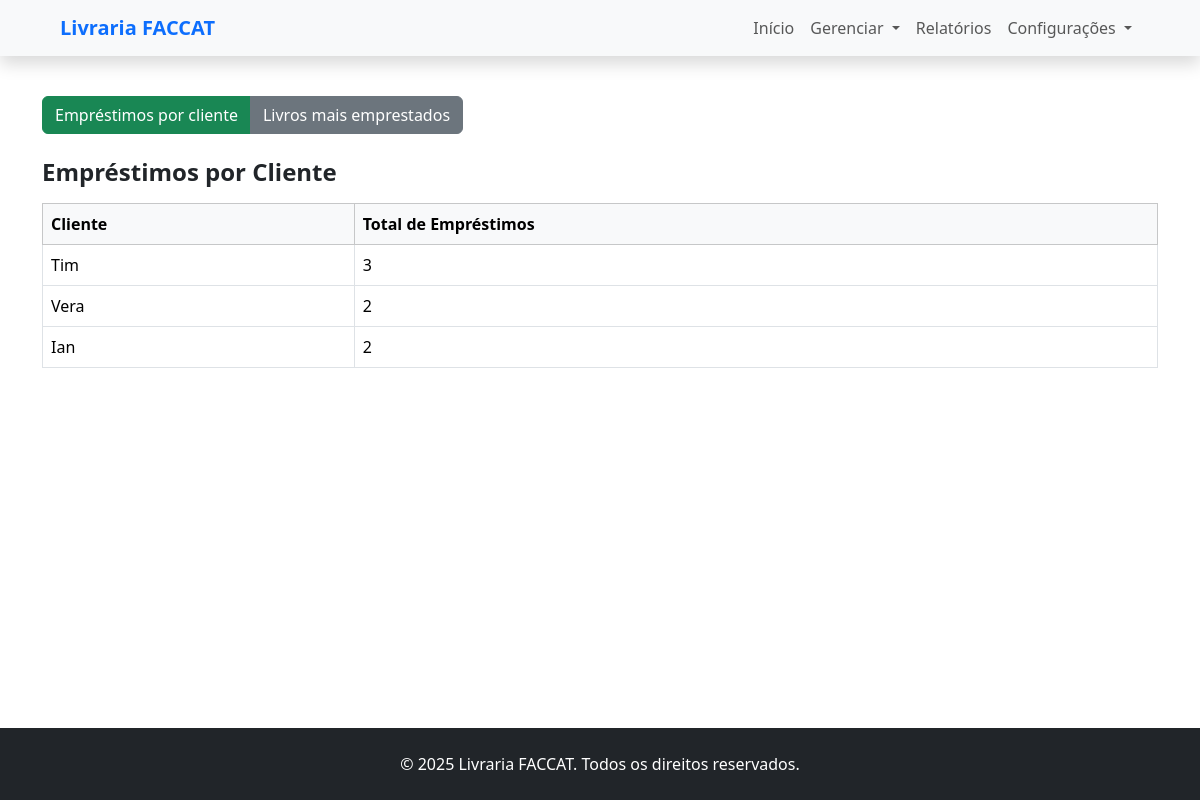
The app's page /livros/relatorios/CLIENTE (signed in), older data.
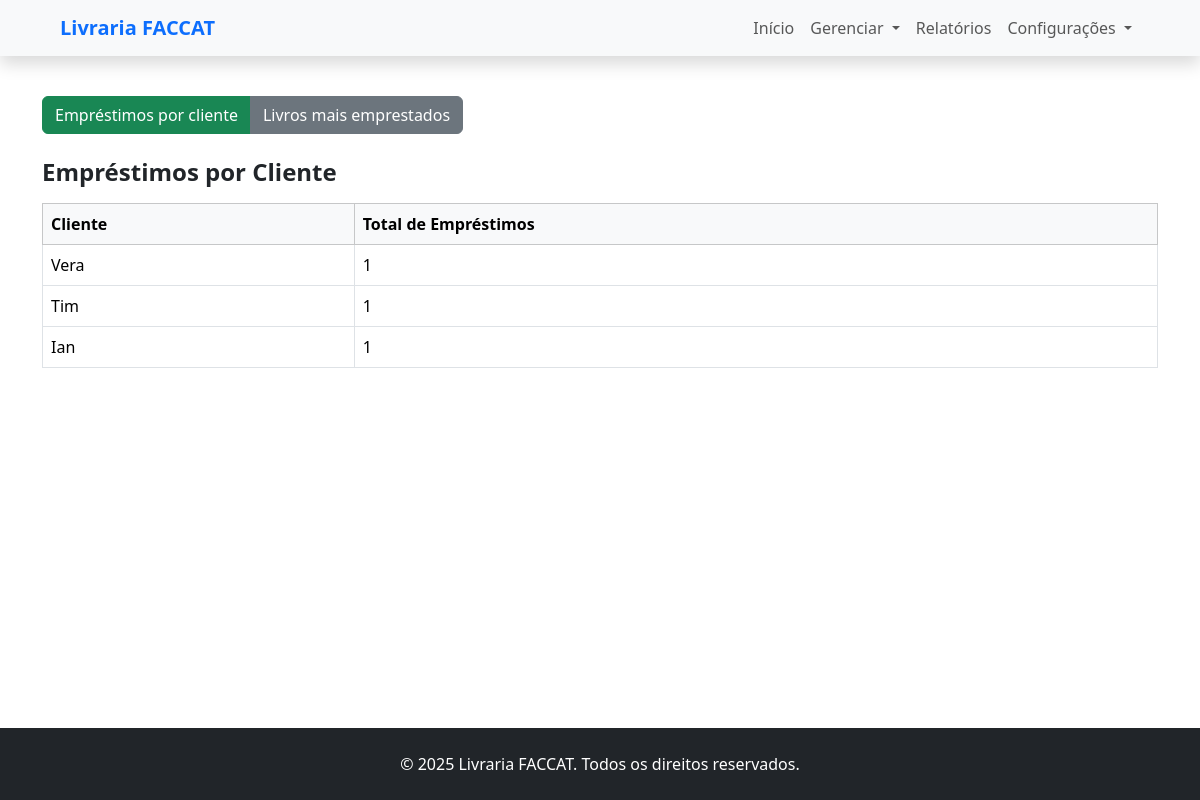
The same page, newer data.
### usuarios/models.py (models this page shows, shortened)
class Cliente(models.Model):
    cpf = models.CharField(max_length=11, unique=True)
    email = models.EmailField()
    nome = models.CharField(max_length=50)
    endereco = models.CharField(max_length=30)
    logradouro = models.CharField(max_length=20)
    bairro = models.CharField(max_length=30)
    bloqueado = models.BooleanField(default=False)

### livros/views.py (the view)
# urls.py: path('relatorios/CLIENTE', views.relatorio_emprestimos_cliente, name='relatorio_emprestimos_cliente'),
@login_required
def relatorio_emprestimos_cliente(request):
    dados = (
        Emprestimo.objects
        .values('cliente__nome')
        .annotate(total=Count('id'))
        .order_by('-total')
    )
    return render(request, 'relatorios/relatorios.html', {
        'tipo': 'CLIENTE',
        'dados': dados
    })

### livros/templates/relatorios/relatorios.html (shortened to what this page needs)
{% extends 'base.html' %}
{% block content %}
<div class="container my-4">
    <div class="row mb-4">
        <div class="col-md-12">
            <div class="btn-group" role="group" aria-label="Grupo de relatórios">
                <a href="{% url 'relatorio_emprestimos_cliente' %}"
                    class="btn {% if tipo == 'CLIENTE' %}btn-success{% else %}btn-secondary{% endif %}">
                    Empréstimos por cliente
                </a>
                <a href="{% url 'relatorio_livros_mais_emprestados' %}"
                    class="btn {% if tipo == 'LIVROS' %}btn-success{% else %}btn-secondary{% endif %}">
                    Livros mais emprestados
                </a>
            </div>
        </div>
    </div>
    <div class="row">
        {% if tipo == 'CLIENTE' %}
        <h2 class="h4 fw-bold mb-3">Empréstimos por Cliente</h2>
        <div class="table-responsive">
            <table class="table table-bordered">
                <thead class="table-light">
                    <tr>
                        <th>Cliente</th>
                        <th>Total de Empréstimos</th>
                    </tr>
                </thead>
                <tbody>
                    {% for item in dados %}
                    <tr>
                        <td>{{ item.cliente__nome }}</td>
                        <td>{{ item.total }}</td>
                    </tr>
                    {% empty %}
                    <tr>
                        <td colspan="2" class="text-center">Nenhum empréstimo encontrado.</td>
                    </tr>
                    {% endfor %}
                </tbody>
            </table>
        </div>
        {% elif tipo == 'ATRASO' %}
        <h2 class="h4 fw-bold mb-3">Devoluções em Atraso</h2>
        {% else %}
        <div class="alert alert-info">Selecione um relatório acima para visualizar os dados.</div>
        {% endif %}
    </div>
</div>
{% endblock %}

Row changes from the older to the newer data that the page shows:
shown differently, row unchanged: Cliente "Vera": total "2" → "1"; moves up the list
changed Cliente "Tim": total "3" → "1"
computed for Cliente "Ian": total "2" → "1"
